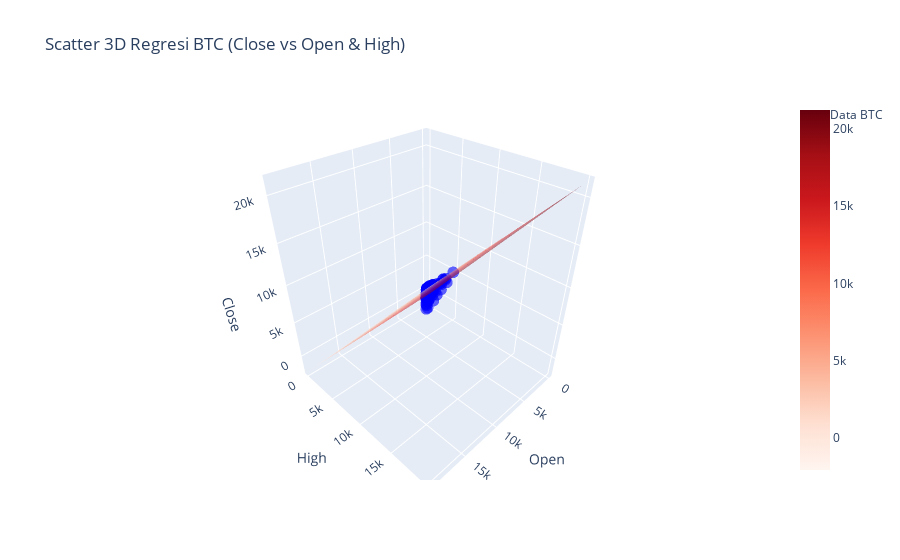

Here is the notebook cell this chart was saved with:
### Code cell
# pilih variabel
x1 = df["Open"]
x2 = df["High"]
y = df["Close"]

# buat dataframe
data = pd.DataFrame({"x1": x1, "x2": x2, "y": y})

# analisis regresi
X = sm.add_constant(data[["x1","x2"]])
model = sm.OLS(data["y"], X).fit()
koefisien = model.params
print(koefisien)

# scatter plot 3D
scatter_plot = go.Scatter3d(
    x=data["x1"], y=data["x2"], z=data["y"],
    mode="markers", marker=dict(size=4, color="blue", opacity=0.6),
    name="Data BTC"
)

# grid permukaan regresi
x1_grid, x2_grid = np.meshgrid(
    np.linspace(data["x1"].min(), data["x1"].max(), 20),
    np.linspace(data["x2"].min(), data["x2"].max(), 20)
)
y_pred = koefisien.iloc[0] + koefisien.iloc[1] * x1_grid + koefisien.iloc[2] * x2_grid

regresion_surface = go.Surface(
    x=x1_grid, y=x2_grid, z=y_pred,
    colorscale="Reds", opacity=0.5, name="Garis Regresi"
)

# buat layout
layout = go.Layout(
    title="Scatter 3D Regresi BTC (Close vs Open & High)",
    scene=dict(xaxis_title="Open", yaxis_title="High", zaxis_title="Close"),
    showlegend=True
)

# buat figure
fig = go.Figure(data=[scatter_plot, regresion_surface], layout=layout)

# menampilkan show
fig.show()

### Figure 1 — Plotly figure (JSON) as saved in the notebook; plotly's stock layout.template omitted (floating-point values rounded to 4 significant figures; data arrays with more than 128 entries replaced by an {"elided": "..."} marker saying what was removed)
{"data": [{"marker": {"color": "blue", "opacity": 0.6, "size": 4}, "mode": "markers", "name": "Data BTC", "type": "scatter3d", "x": {"elided": "3201 float values"}, "y": {"elided": "3201 float values"}, "z": {"elided": "3201 float values"}}, {"colorscale": [[0, "rgb(255,245,240)"], [0.125, "rgb(254,224,210)"], [0.25, "rgb(252,187,161)"], [0.375, "rgb(252,146,114)"], [0.5, "rgb(251,106,74)"], [0.625, "rgb(239,59,44)"], [0.75, "rgb(203,24,29)"], [0.875, "rgb(165,15,21)"], [1, "rgb(103,0,13)"]], "name": "Garis Regresi", "opacity": 0.5, "type": "surface", "x": {"elided": "20x20 float values"}, "y": {"elided": "20x20 float values"}, "z": {"elided": "20x20 float values"}}], "layout": {"scene": {"xaxis": {"title": {"text": "Open"}}, "yaxis": {"title": {"text": "High"}}, "zaxis": {"title": {"text": "Close"}}}, "showlegend": true, "title": {"text": "Scatter 3D Regresi BTC (Close vs Open & High)"}}}
